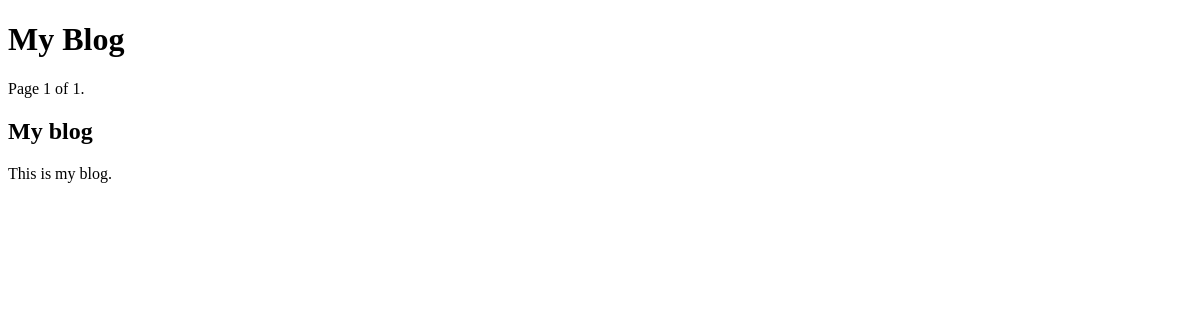
Page /blog/ on the earlier database version.
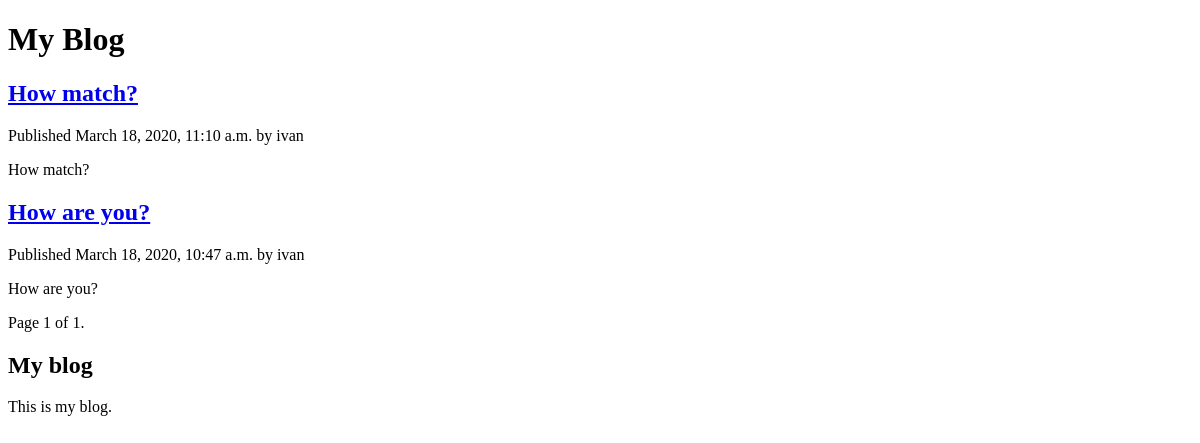
Same page on the later database version.
### blog/models.py (models this page shows, shortened)
class Post(models.Model):
    STATUS_CHOICES = (
        ("draft", "Draft"),
        ("published", "Published"),
    )
    title = models.CharField(max_length=250)
    slug = models.SlugField(max_length=250, unique_for_date="publish")
    author = models.ForeignKey(User, related_name='blog_posts', on_delete=models.CASCADE)
    body = models.TextField()
    publish = models.DateTimeField(default=timezone.now)
    created = models.DateTimeField(auto_now_add=True)
    updated = models.DateTimeField(auto_now=True)
    status = models.CharField(max_length=10, choices=STATUS_CHOICES, default='draft')
    class Meta:
        ordering = ("-publish",)
    def get_absolute_url(self):
        return reverse('blog:post_detail',
                       args=[self.publish.year,
                             self.publish.strftime('%m'),
                             self.publish.strftime('%d'),
                             self.slug])

### blog/views.py (the view)
class PostListView(ListView):
    queryset = Post.objects.filter(status="published")
    context_object_name = 'posts'
    paginate_by = 3
    template_name = 'blog/post/list.html'

### templates/blog/post/list.html (shortened to what this page needs)
{% extends "blog/base.html" %}
{% block content %}
    <h1>My Blog</h1>
    {% for post in posts %}
        <h2>
            <a href="{{ post.get_absolute_url }}">{{ post.title }}</a>
        </h2>
        <p class="date">
            Published {{ post.publish }} by {{ post.author }}
        </p>
        {{ post.body|truncatewords:30|linebreaks }}
    {% endfor %}
    {% include "blog/pagination.html" with page=page_obj %}
{% endblock %}

Differences in the rows shown:
now on this page (row edited): Post: title "How match?", publish "March 18, 2020, 11:10 a.m.", author "ivan", body "How match?"
now on this page (row edited): Post: title "How are you?", publish "March 18, 2020, 10:47 a.m.", author "ivan", body "How are you?"
